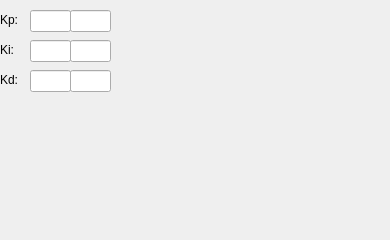
   <widget class="QWidget" name="tab">
    <attribute name="title">
     <string>Ctrl</string>
    </attribute>
    <widget class="caTextEntry" name="catextentry_17">
     <property name="geometry">
      <rect>
       <x>70</x>
       <y>70</y>
       <width>41</width>
       <height>22</height>
      </rect>
     </property>
     <property name="minimumSize">
      <size>
       <width>0</width>
       <height>22</height>
      </size>
     </property>
     <property name="maximumSize">
      <size>
       <width>16777215</width>
       <height>22</height>
      </size>
     </property>
     <property name="readOnly">
      <bool>false</bool>
     </property>
     <property name="channel" stdset="0">
      <string notr="true">$(DEV):$(Axis)-Ctrl-Kd</string>
     </property>
     <property name="precision">
      <number>3</number>
     </property>
     <property name="precisionMode">
      <enum>caLineEdit::User</enum>
     </property>
     <property name="keepFocus">
      <bool>true</bool>
     </property>
    </widget>
    <widget class="caLineEdit" name="calineedit_38">
     <property name="geometry">
      <rect>
       <x>30</x>
       <y>10</y>
       <width>41</width>
       <height>22</height>
      </rect>
     </property>
     <property name="minimumSize">
      <size>
       <width>0</width>
       <height>22</height>
      </size>
     </property>
     <property name="maximumSize">
      <size>
       <width>16777215</width>
       <height>22</height>
      </size>
     </property>
     <property name="channel" stdset="0">
      <string notr="true">$(DEV):$(Axis)-Ctrl-Kp</string>
     </property>
     <property name="background">
      <color alpha="222">
       <red>192</red>
       <green>192</green>
       <blue>192</blue>
      </color>
     </property>
     <property name="colorMode">
      <enum>caLineEdit::Static</enum>
     </property>
     <property name="precision">
      <number>3</number>
     </property>
     <property name="precisionMode">
      <enum>caLineEdit::Channel</enum>
     </property>
     <property name="limitsMode">
      <enum>caLineEdit::User</enum>
     </property>
     <property name="unitsEnabled">
      <bool>true</bool>
     </property>
    </widget>
    <widget class="caTextEntry" name="catextentry_14">
     <property name="geometry">
      <rect>
       <x>70</x>
       <y>10</y>
       <width>41</width>
       <height>22</height>
      </rect>
     </property>
     <property name="minimumSize">
      <size>
       <width>0</width>
       <height>22</height>
      </size>
     </property>
     <property name="maximumSize">
      <size>
       <width>16777215</width>
       <height>22</height>
      </size>
     </property>
     <property name="readOnly">
      <bool>false</bool>
     </property>
     <property name="channel" stdset="0">
      <string notr="true">$(DEV):$(Axis)-Ctrl-Kp</string>
     </property>
     <property name="precision">
      <number>3</number>
     </property>
     <property name="precisionMode">
      <enum>caLineEdit::User</enum>
     </property>
     <property name="keepFocus">
      <bool>true</bool>
     </property>
    </widget>
    <widget class="caLineEdit" name="calineedit_39">
     <property name="geometry">
      <rect>
       <x>30</x>
       <y>40</y>
       <width>41</width>
       <height>22</height>
      </rect>
     </property>
     <property name="minimumSize">
      <size>
       <width>0</width>
       <height>22</height>
      </size>
     </property>
     <property name="maximumSize">
      <size>
       <width>16777215</width>
       <height>22</height>
      </size>
     </property>
     <property name="channel" stdset="0">
      <string notr="true">$(DEV):$(Axis)-Ctrl-Ki</string>
     </property>
     <property name="background">
      <color alpha="222">
       <red>192</red>
       <green>192</green>
       <blue>192</blue>
      </color>
     </property>
     <property name="colorMode">
      <enum>caLineEdit::Static</enum>
     </property>
     <property name="precision">
      <number>3</number>
     </property>
     <property name="precisionMode">
      <enum>caLineEdit::Channel</enum>
     </property>
     <property name="limitsMode">
      <enum>caLineEdit::User</enum>
     </property>
     <property name="unitsEnabled">
      <bool>true</bool>
     </property>
    </widget>
    <widget class="caTextEntry" name="catextentry_15">
     <property name="geometry">
      <rect>
       <x>70</x>
       <y>40</y>
       <width>41</width>
       <height>22</height>
      </rect>
     </property>
     <property name="minimumSize">
      <size>
       <width>0</width>
       <height>22</height>
      </size>
     </property>
     <property name="maximumSize">
      <size>
       <width>16777215</width>
       <height>22</height>
      </size>
     </property>
     <property name="readOnly">
      <bool>false</bool>
     </property>
     <property name="channel" stdset="0">
      <string notr="true">$(DEV):$(Axis)-Ctrl-Ki</string>
     </property>
     <property name="precision">
      <number>3</number>
     </property>
     <property name="precisionMode">
      <enum>caLineEdit::User</enum>
     </property>
     <property name="keepFocus">
      <bool>true</bool>
     </property>
    </widget>
    <widget class="caLabel" name="calabel_59">
     <property name="geometry">
      <rect>
       <x>0</x>
       <y>40</y>
       <width>21</width>
       <height>20</height>
      </rect>
     </property>
     <property name="minimumSize">
      <size>
       <width>0</width>
       <height>20</height>
      </size>
     </property>
     <property name="maximumSize">
      <size>
       <width>16777215</width>
       <height>20</height>
      </size>
     </property>
     <property name="text">
      <string>Ki:</string>
     </property>
    </widget>
    <widget class="caLabel" name="calabel_44">
     <property name="geometry">
      <rect>
       <x>0</x>
       <y>10</y>
       <width>21</width>
       <height>20</height>
      </rect>
     </property>
     <property name="minimumSize">
      <size>
       <width>0</width>
       <height>20</height>
      </size>
     </property>
     <property name="maximumSize">
      <size>
       <width>16777215</width>
       <height>20</height>
      </size>
     </property>
     <property name="text">
      <string>Kp:</string>
     </property>
    </widget>
    <widget class="caLabel" name="calabel_60">
     <property name="geometry">
      <rect>
       <x>0</x>
       <y>70</y>
       <width>21</width>
       <height>20</height>
      </rect>
     </property>
     <property name="minimumSize">
      <size>
       <width>0</width>
       <height>20</height>
      </size>
     </property>
     <property name="maximumSize">
      <size>
       <width>16777215</width>
       <height>20</height>
      </size>
     </property>
     <property name="text">
      <string>Kd:</string>
     </property>
    </widget>
    <widget class="caLineEdit" name="calineedit_40">
     <property name="geometry">
      <rect>
       <x>30</x>
       <y>70</y>
       <width>41</width>
       <height>22</height>
      </rect>
     </property>
     <property name="minimumSize">
      <size>
       <width>0</width>
       <height>22</height>
      </size>
     </property>
     <property name="maximumSize">
      <size>
       <width>16777215</width>
       <height>22</height>
      </size>
     </property>
     <property name="channel" stdset="0">
      <string notr="true">$(DEV):$(Axis)-Ctrl-Kd</string>
     </property>
     <property name="background">
      <color alpha="222">
       <red>192</red>
       <green>192</green>
       <blue>192</blue>
      </color>
     </property>
     <property name="colorMode">
      <enum>caLineEdit::Static</enum>
     </property>
     <property name="precision">
      <number>3</number>
     </property>
     <property name="precisionMode">
      <enum>caLineEdit::Channel</enum>
     </property>
     <property name="limitsMode">
      <enum>caLineEdit::User</enum>
     </property>
     <property name="unitsEnabled">
      <bool>true</bool>
     </property>
    </widget>
    <widget class="caStripPlot" name="castripplot_2">
     <property name="geometry">
      <rect>
       <x>110</x>
       <y>10</y>
       <width>271</width>
       <height>221</height>
      </rect>
     </property>
     <property name="font">
      <font>
       <pointsize>4</pointsize>
      </font>
     </property>
     <property name="channels" stdset="0">
      <string>$(DEV):$(Axis)-PosErr</string>
     </property>
     <property name="period">
      <double>30.000000000000000</double>
     </property>
     <property name="refreshRate" stdset="0">
      <enum>caStripPlot::High</enum>
     </property>
     <property name="numberOfXticks" stdset="0">
      <number>4</number>
     </property>
     <property name="YAxisScaling" stdset="0">
      <enum>caStripPlot::autoScale</enum>
     </property>
     <property name="YaxisLimitsMax_1">
      <double>600.000000000000000</double>
     </property>
     <property name="YaxisLimitsMin_1">
      <double>200.000000000000000</double>
     </property>
     <property name="YaxisScalingMax_1" stdset="0">
      <enum>caStripPlot::User</enum>
     </property>
     <property name="YaxisScalingMin_1" stdset="0">
      <enum>caStripPlot::User</enum>
     </property>
     <property name="color_1">
      <color>
       <red>255</red>
       <green>216</green>
       <blue>217</blue>
      </color>
     </property>
     <property name="YaxisLimitsMin_2">
      <double>-100.000000000000000</double>
     </property>
     <property name="YaxisScalingMax_2" stdset="0">
      <enum>caStripPlot::User</enum>
     </property>
     <property name="YaxisScalingMin_2" stdset="0">
      <enum>caStripPlot::User</enum>
     </property>
     <property name="color_2">
      <color>
       <red>0</red>
       <green>255</green>
       <blue>0</blue>
      </color>
     </property>
     <property name="YaxisLimitsMax_3">
      <double>30.000000000000000</double>
     </property>
     <property name="YaxisLimitsMin_3">
      <double>0.000000000000000</double>
     </property>
     <property name="YaxisScalingMax_3" stdset="0">
      <enum>caStripPlot::User</enum>
     </property>
     <property name="YaxisScalingMin_3" stdset="0">
      <enum>caStripPlot::User</enum>
     </property>
     <property name="color_3">
      <color>
       <red>159</red>
       <green>207</green>
       <blue>255</blue>
      </color>
     </property>
     <property name="foreground">
      <color alpha="0">
       <red>133</red>
       <green>190</green>
       <blue>232</blue>
      </color>
     </property>
     <property name="LegendEnabled">
      <bool>false</bool>
     </property>
    </widget>
   </widget>
